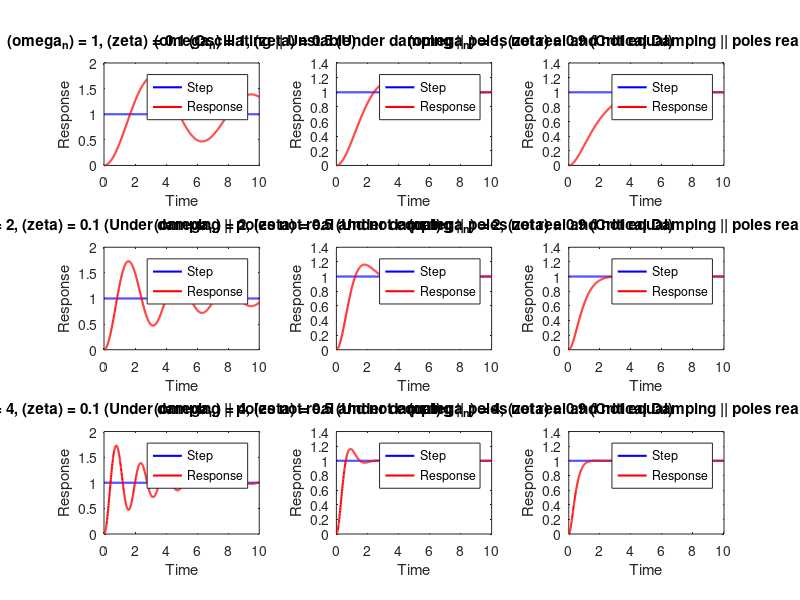

MATLAB code for this plot: (Note: this script raises an error after producing the figure.)
Wn = [1 1 1 2 2 2 4 4 4]; % Natural frequencies
Zeta = [0.1 0.5 0.9 0.1 0.5 0.9 0.1 0.5 0.9]; % Damping ratios
time_sim = 0:0.01:10; % Time vector for simulation
step_input = ones(size(time_sim)); % Step input signal

%% Loop through each natural frequency and each Damping Ration values
for i = 1:length(Zeta)
    num = [0 Wn(i)^2]; % Numerator of transfer function
    den = [1 2*Zeta(i)*Wn(i) Wn(i)^2]; % Denominator of transfer function

    G = tf(num, den); % Create transfer function
    [y, t] = step(G, time_sim); % Simulate step response

    subplot(3, 3, i);
    plot(t, step_input, 'b', 'LineWidth', 1.5); % Plot step input
    hold on;
    plot(t, y, 'r', 'LineWidth', 1.5); % Plot system response
    hold off;
    xlabel("Time"); % Label x-axis
    ylabel("Response"); % Label y-axis
    legend('Step', 'Response'); % Add legend
end

%% Add specific titles to subplots for clarity
subplot(3, 3, 1);
title("(\omega_n) = 1, (\zeta) = 0.1 (Oscillating || Unstable)"); % Add title
subplot(3, 3, 2);
title("(\omega_n) = 1, (\zeta) = 0.5 (Under damping || poles not real and not equal)"); % Add title
subplot(3, 3, 3);
title("(\omega_n) = 1, (\zeta) = 0.9 (Critical Damping || poles real and equal)"); % Add title
subplot(3, 3, 4);
title("(\omega_n) = 2, (\zeta) = 0.1 (Under damping || poles not real and not equal)"); % Add title
subplot(3, 3, 5);
title("(\omega_n) = 2, (\zeta) = 0.5 (Under damping || poles not real and not equal)"); % Add title
subplot(3, 3, 6);
title("(\omega_n) = 2, (\zeta) = 0.9 (Critical Damping || poles real and equal)"); % Add title
subplot(3, 3, 7);
title("(\omega_n) = 4, (\zeta) = 0.1 (Under damping || poles not real and not equal)"); % Add title
subplot(3, 3, 8);
title("(\omega_n) = 4, (\zeta) = 0.5 (Under damping || poles not real and not equal)"); % Add title
subplot(3, 3, 9);
title("(\omega_n) = 4, (\zeta) = 0.9 (Critical Damping || poles real and equal)"); % Add title

%% Add super title without license statement
sgtitle("Effect of Natural Frequency and Damping Ratio on System Response");

%% Add license statement at the bottom of the figure
license_text = sprintf("Licensed under the MIT License, Copyright (c) 2022 Mohamed Ezzelrgal");
text(0.5, -0.05, license_text, 'HorizontalAlignment', 'center', 'FontSize', 8, 'Interpreter', 'none');
%% License statement
disp("Copyright (c) 2022 Mohammed Ezzelrgal");
disp("Licensed under the MIT License");